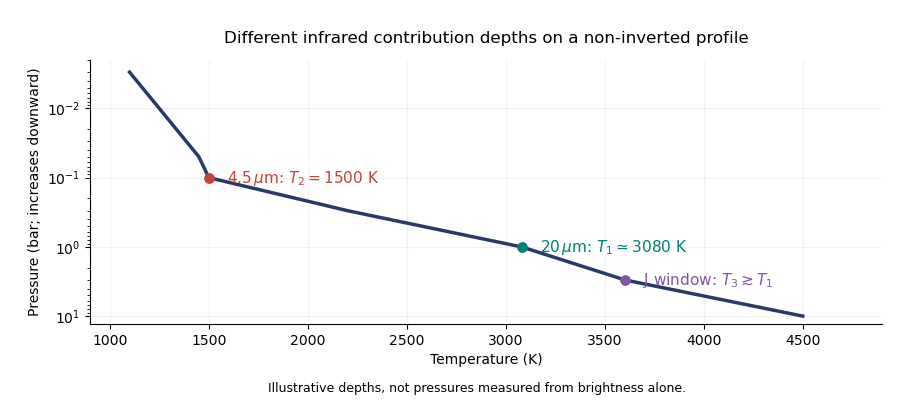

The script that saved this image:
"""Original schematic; writes only to the current working directory.
Tested: Python 3.14.4, NumPy 2.3.5, Matplotlib 3.10.7.
"""
from pathlib import Path
import matplotlib
matplotlib.use('Agg')
import matplotlib.pyplot as plt
import numpy as np
plt.rcParams.update({'font.size': 10, 'axes.spines.top': False, 'axes.spines.right': False})

fig, ax=plt.subplots(figsize=(9,4), dpi=100)
p=np.geomspace(.003,10,400)
t=np.interp(np.log10(p),np.log10([.003,.01,.05,.1,.3,1,3,10]),[1100,1250,1450,1500,2200,3080,3600,4500])
ax.plot(t,p,color='#273b69',lw=2.5)
for temp,pres,label,col in [(1500,.1,r'$4.5\,\mu$m: $T_2=1500$ K','#c0433c'),(3080,1,r'$20\,\mu$m: $T_1\simeq3080$ K','#007f74'),(3600,3,r'J window: $T_3\gtrsim T_1$','#8155a5')]:
 ax.scatter([temp],[pres],color=col,s=45,zorder=5)
 ax.annotate(label,(temp,pres),xytext=(13,-4),textcoords='offset points',color=col,fontsize=11)
ax.set_yscale('log'); ax.set_ylim(13,.002); ax.set_xlim(900,4900)
ax.set_xlabel('Temperature (K)'); ax.set_ylabel('Pressure (bar; increases downward)')
ax.set_title('Different infrared contribution depths on a non-inverted profile',pad=12)
ax.grid(alpha=.16)
fig.text(.53,.02,'Illustrative depths, not pressures measured from brightness alone.',ha='center',fontsize=9)
fig.subplots_adjust(left=.10,right=.98,bottom=.19,top=.85)

fig.savefig(Path.cwd() / 'paper-315-window-temperatures.png', dpi=100, facecolor='white', transparent=False)
plt.close(fig)
